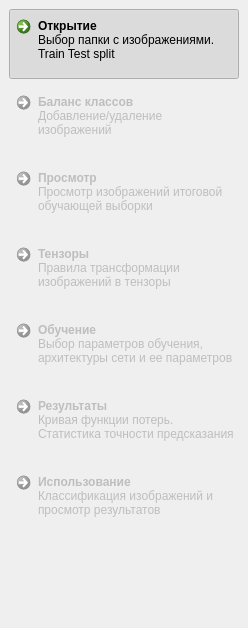
  <widget class="QDockWidget" name="dockWidget">
   <property name="features">
    <set>QDockWidget::DockWidgetMovable</set>
   </property>
   <property name="windowTitle">
    <string>Доступные действия</string>
   </property>
   <attribute name="dockWidgetArea">
    <number>1</number>
   </attribute>
   <widget class="QWidget" name="dockWidgetContents">
    <layout class="QVBoxLayout" name="verticalLayout_2">
     <item>
      <widget class="QCommandLinkButton" name="cmdBtn_open">
       <property name="minimumSize">
        <size>
         <width>230</width>
         <height>70</height>
        </size>
       </property>
       <property name="text">
        <string>Открытие</string>
       </property>
       <property name="checkable">
        <bool>true</bool>
       </property>
       <property name="checked">
        <bool>true</bool>
       </property>
       <property name="description">
        <string>Выбор папки с изображениями. Train Test split</string>
       </property>
      </widget>
     </item>
     <item>
      <widget class="QCommandLinkButton" name="cmdBtn_balance">
       <property name="enabled">
        <bool>false</bool>
       </property>
       <property name="minimumSize">
        <size>
         <width>230</width>
         <height>70</height>
        </size>
       </property>
       <property name="text">
        <string>Баланс классов</string>
       </property>
       <property name="checkable">
        <bool>true</bool>
       </property>
       <property name="description">
        <string>Добавление/удаление изображений</string>
       </property>
      </widget>
     </item>
     <item>
      <widget class="QCommandLinkButton" name="cmdBtn_view">
       <property name="enabled">
        <bool>false</bool>
       </property>
       <property name="minimumSize">
        <size>
         <width>230</width>
         <height>70</height>
        </size>
       </property>
       <property name="text">
        <string>Просмотр</string>
       </property>
       <property name="checkable">
        <bool>true</bool>
       </property>
       <property name="description">
        <string>Просмотр изображений итоговой обучающей выборки</string>
       </property>
      </widget>
     </item>
     <item>
      <widget class="QCommandLinkButton" name="cmdBtn_tensor">
       <property name="enabled">
        <bool>false</bool>
       </property>
       <property name="minimumSize">
        <size>
         <width>230</width>
         <height>70</height>
        </size>
       </property>
       <property name="text">
        <string>Тензоры</string>
       </property>
       <property name="checkable">
        <bool>true</bool>
       </property>
       <property name="description">
        <string>Правила трансформации изображений в тензоры</string>
       </property>
      </widget>
     </item>
     <item>
      <widget class="QCommandLinkButton" name="cmdBtn_train">
       <property name="enabled">
        <bool>false</bool>
       </property>
       <property name="minimumSize">
        <size>
         <width>230</width>
         <height>70</height>
        </size>
       </property>
       <property name="text">
        <string>Обучение</string>
       </property>
       <property name="checkable">
        <bool>true</bool>
       </property>
       <property name="description">
        <string>Выбор параметров обучения, архитектуры сети и ее параметров</string>
       </property>
      </widget>
     </item>
     <item>
      <widget class="QCommandLinkButton" name="cmdBtn_statistics">
       <property name="enabled">
        <bool>false</bool>
       </property>
       <property name="minimumSize">
        <size>
         <width>230</width>
         <height>70</height>
        </size>
       </property>
       <property name="text">
        <string>Результаты</string>
       </property>
       <property name="checkable">
        <bool>true</bool>
       </property>
       <property name="description">
        <string>Кривая функции потерь. Статистика точности предсказания</string>
       </property>
      </widget>
     </item>
     <item>
      <widget class="QCommandLinkButton" name="cmdBtn_usage">
       <property name="enabled">
        <bool>false</bool>
       </property>
       <property name="minimumSize">
        <size>
         <width>230</width>
         <height>70</height>
        </size>
       </property>
       <property name="text">
        <string>Использование</string>
       </property>
       <property name="checkable">
        <bool>true</bool>
       </property>
       <property name="description">
        <string>Классификация изображений и просмотр результатов</string>
       </property>
      </widget>
     </item>
     <item>
      <spacer name="spcr_dockWidget">
       <property name="orientation">
        <enum>Qt::Vertical</enum>
       </property>
       <property name="sizeHint" stdset="0">
        <size>
         <width>20</width>
         <height>84</height>
        </size>
       </property>
      </spacer>
     </item>
    </layout>
   </widget>
  </widget>
